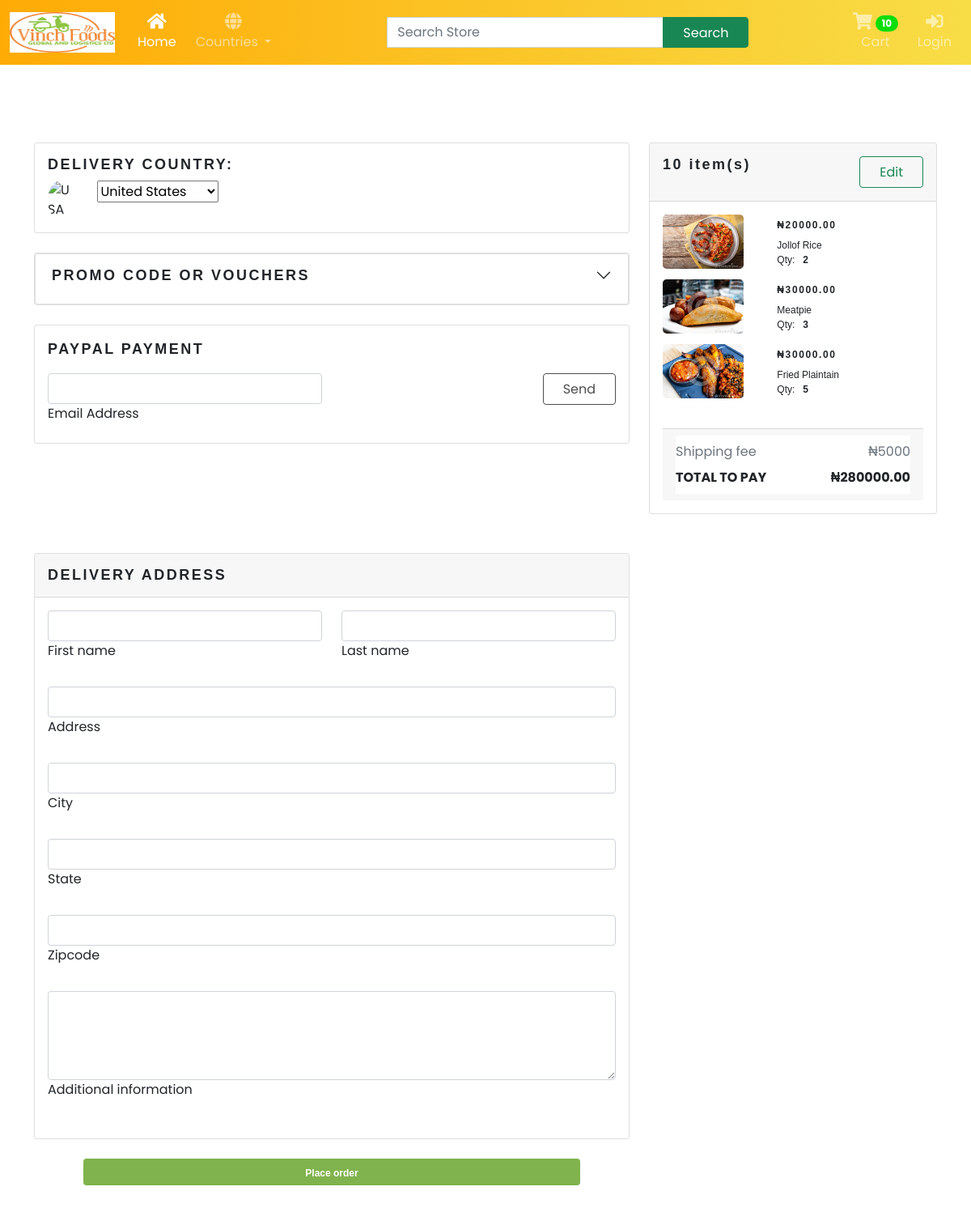
/checkout/ (signed in), run on an earlier commit of the app's database.
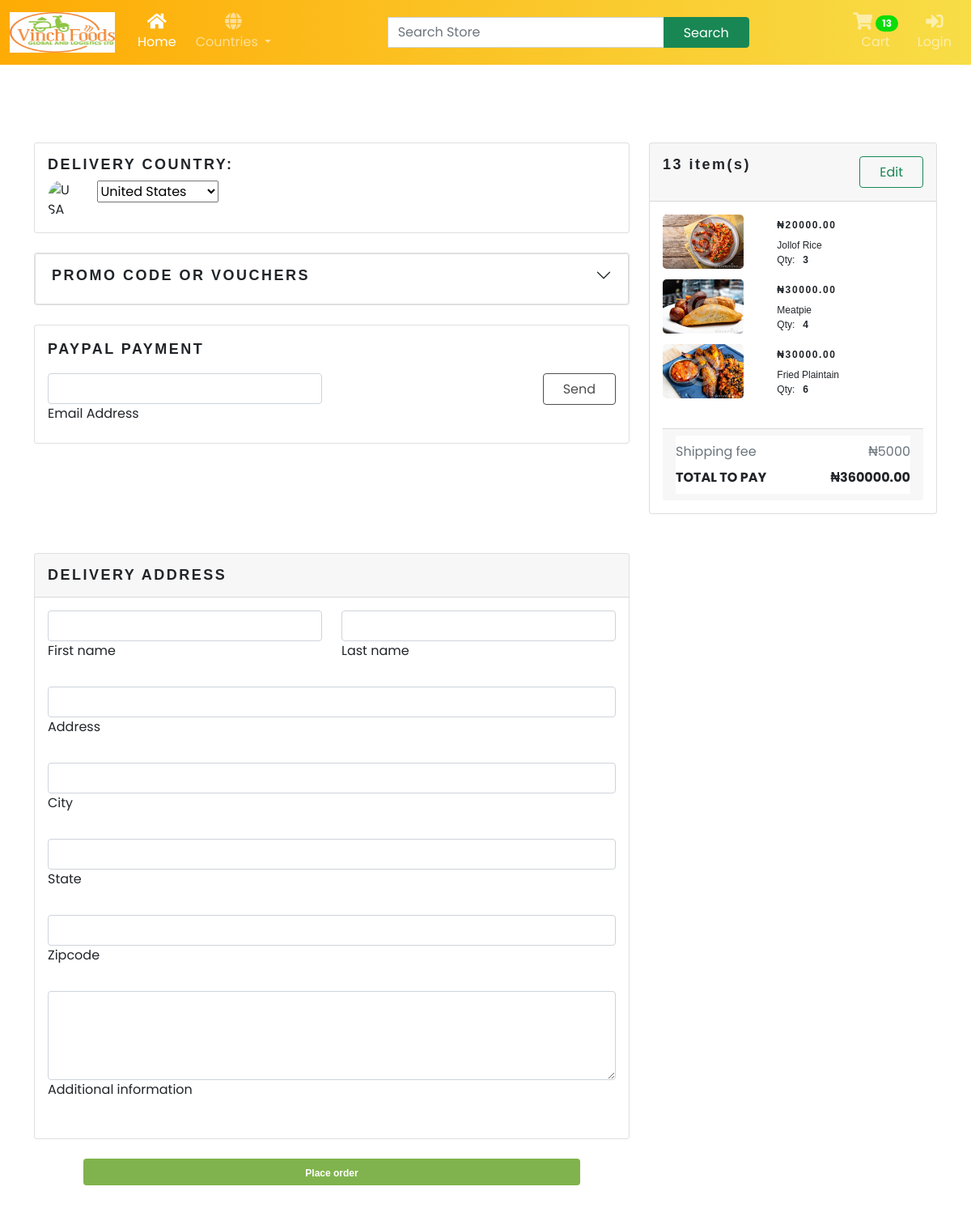
And on a later commit of the database.
### store/models.py (models this page shows, shortened)
class Order(models.Model):
    customer = models.ForeignKey(Customer, on_delete=models.SET_NULL, null=True, blank=True)
    date_ordered = models.DateTimeField(auto_now_add = True)
    complete = models.BooleanField(default=False, null=True, blank=False)
    transaction_id = models.CharField(max_length=200, null=True)
    @property
    def get_cart_total(self):
        orderitems = self.orderitem_set.all()
        total = sum([item.get_total for item in orderitems])
        return total
    @property
    def get_cart_items(self):
        orderitems = self.orderitem_set.all()
        total = sum([item.quantity for item in orderitems])
        return total

class OrderItem(models.Model):
    product = models.ForeignKey(Product, on_delete=models.SET_NULL, null=True)
    order = models.ForeignKey(Order, on_delete=models.SET_NULL, null=True)
    quantity = models.IntegerField(default=0, null=True, blank=True)
    date_added = models.DateTimeField(auto_now_add=True)
    @property
    def get_total(self):
        total = self.product.price * self.quantity
        return total

class Product(models.Model):
    name = models.CharField(max_length=200)
    category = models.ForeignKey(Category, related_name='product_category', on_delete=models.CASCADE, null=True)
    slug = models.SlugField(max_length=255, unique=True, null=True)
    description = models.TextField(blank=True)
    in_stock = models.BooleanField(default=True)
    price = models.FloatField()
    image = models.ImageField(null=True, blank=True)

### store/views.py (the view)
# urls.py: path('checkout/', views.checkout, name="checkout"),
def checkout(request):
    if request.user.is_authenticated:
        customer = request.user.customer
        order, created = Order.objects.get_or_create(customer=customer, complete=False)
        items = order.orderitem_set.all()
    else:
        items = []
        order = {'get_cart_total': 0, 'get_cart_items': 0}
    context = {'items': items, 'order': order}
    return render(request, 'store/checkout.html', context)

### store/context_processors.py (called while the page is built)
def total_cart_items(request):
    if request.user.is_authenticated:
        customer = request.user.customer
        order = Order.objects.get(customer=customer, complete=False)
        if order:
            orderitems = OrderItem.objects.filter(order=order)
            qty = sum([item.quantity for item in orderitems])
        else:
            qty = 0
    else:
        qty = 0
    return {'qty': qty}

### templates/store/checkout.html (shortened to what the changed rows need)
{% extends 'main.html' %}
{% load static %}
{% block content %}
<div class="container my-5 py-5">
  <section>
    <div class="row">
      <div class="col-md-8">
        <div class="card mb-4 accordion" id="accordionExample">
          <div class="card body accordion-item">
            <h2 class="accordion-header" id="headingOne">
              <div class="accordion-button collapsed text-uppercase text-font h4" type="button"
                data-bs-toggle="collapse" data-bs-target="#collapseOne" aria-expanded="false"
                aria-controls="collapseOne">
                Promo Code or Vouchers
              </div>
            </h2>
          </div>
        </div>
      </div>
      <div class="col-md-4 mb-4 position-static">
        <div class="card mb-4">
          <div class="card-header py-3">
            <h5 class="mb-0 text-font">{{order.get_cart_items}} item(s) <span class="float-end"
                style="font-size: 13px ;"><button onclick="window.location='cart';" class="btn btn-outline-success">Edit</button></span></h5>
          </div>
          <div class="card-body">
            {% for item in items %}
            <div class="row">
              <div class="col-md-4">
                <img src="{{item.product.image.url}}"
                  class="rounded-3" style="width: 100px;" alt="Blue Jeans Jacket" />
              </div>
              <div class="col-md-6 ms-3">
                <span class="mb-0 text-price">&#8358;{{item.product.price|floatformat:2}}</span>
                <p class="mb-0 text-descriptions">{{item.product.name}}</p>
                <p class="text-descriptions mt-0">Qty:<span class="text-descriptions fw-bold">{{item.quantity}}</span>
                </p>
              </div>
            </div>
            {% endfor %}
            <div class="card-footer mt-4">
              <ul class="list-group list-group-flush">
                <li
                  class="list-group-item d-flex justify-content-between align-items-center px-0 fw-bold text-uppercase">
                  Total to pay
                  <span>&#8358;{{order.get_cart_total|floatformat:2}}</span>
                </li>
              </ul>
            </div>
          </div>
        </div>
      </div>
    </div>
  </section>
</div>
{% endblock content %}

What changed in the data, as far as the page shows it:
changed through a linked row, Order: get_cart_items "10" → "13"; get_cart_total "280000.00" → "360000.00"
changed OrderItem "Jollof Rice": quantity "2" → "3"
changed OrderItem "Meatpie": quantity "3" → "4"
changed OrderItem "Fried Plaintain": quantity "5" → "6"
Also different on the page:
{{ qty }}: "10" → "13"
